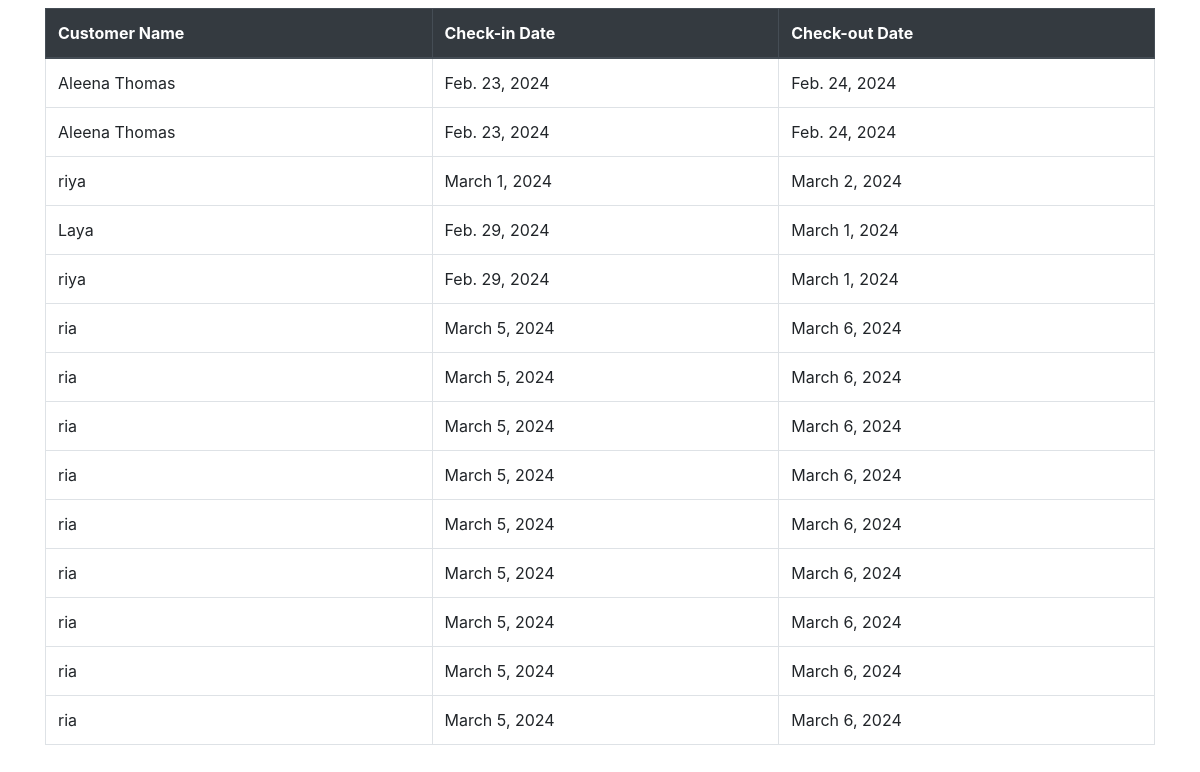
The page /seller_booking_display/ (signed in) on the database as committed earlier.
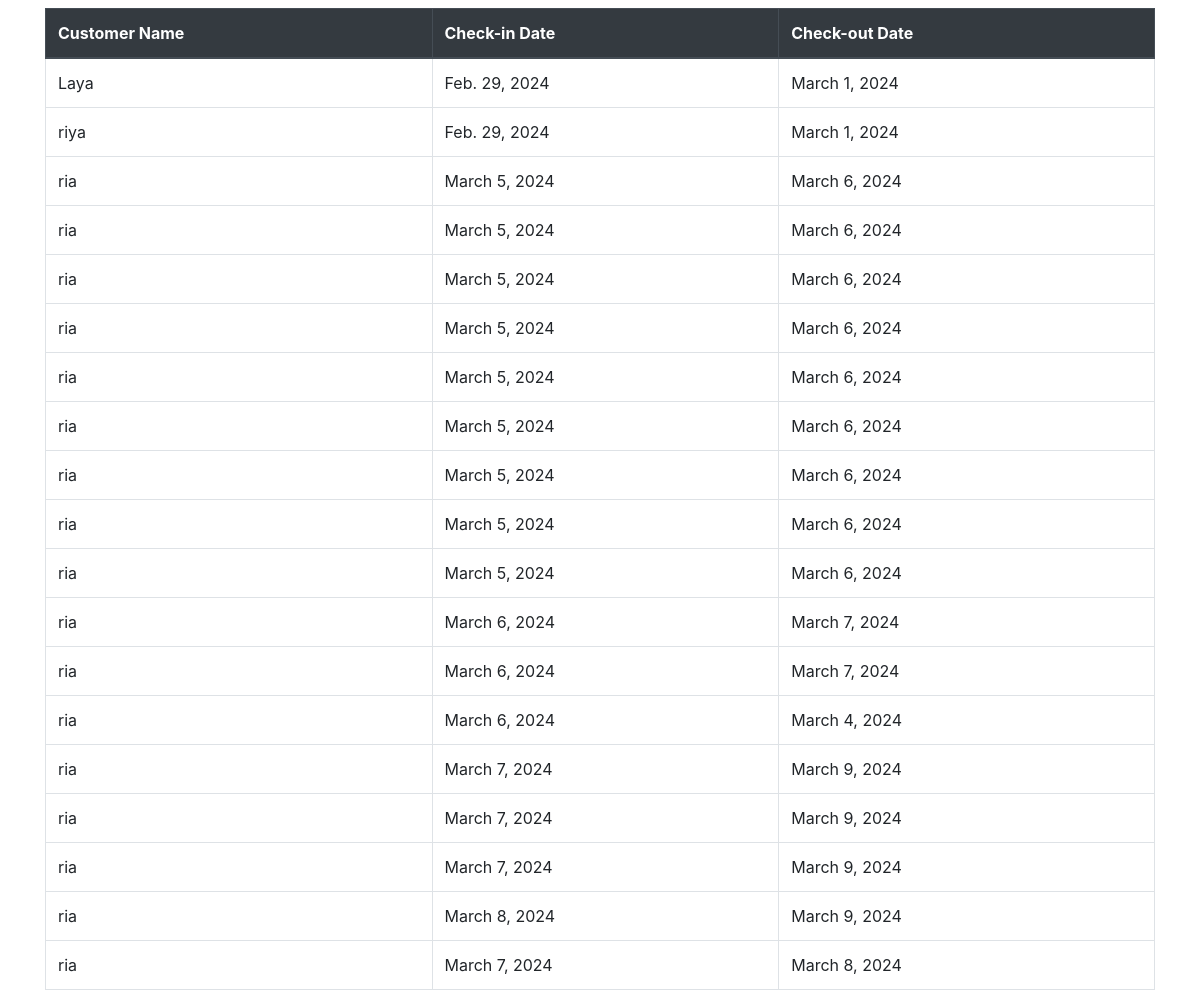
The same page on the database as committed later.
### storeapp/models.py (models this page shows)
class SaveBooking(models.Model):
    class BookingStatusChoices(models.TextChoices):
            PENDING = 'pending', 'Pending'
            SUCCESSFUL = 'successful', 'Successful'
            FAILED = 'failed', 'Failed'
    farm=models.ForeignKey(Farm_Booking, on_delete=models.CASCADE,default=2)
    user=models.ForeignKey(CustomUser, on_delete=models.CASCADE,default=6)
    total_price=models.DecimalField(max_digits=10, decimal_places=2,null=True)
    name=models.CharField(max_length=100)
    phone_no=models.CharField(max_length=15,null=True)
    rooms_booked=models.PositiveIntegerField(default=1,null=True)
    rooms_updated = models.BooleanField(default=False)
    check_in= models.DateField(default=timezone.now)
    check_out= models.DateField(default=timezone.now)
    adults=models.PositiveIntegerField(default=0,null=True)
    children=models.PositiveIntegerField(default=0,null=True)
    status = models.CharField(
    max_length=20, choices=BookingStatusChoices.choices, default=BookingStatusChoices.PENDING)
    def __str__(self):
        return self.name

### storeapp/views.py (the view)
# urls.py: path('seller_booking_display/',views.seller_booking_display,name='seller_booking_display'),
def seller_booking_display(request):
    seller = request.user
    farm = Farm.objects.get(seller=seller)
    bookings_data = SaveBooking.objects.filter(farm__farm_id=farm.id)
    context = {
        'seller': seller,
        'farm': farm,
        'bookings_data': bookings_data,
    }
    print(bookings_data)
    return render(request, 'seller_booking_display.html', context)

### template/seller_booking_display.html (shortened to what this page needs)
<!DOCTYPE html>
<html lang="en">
<head>
    <link href="https://maxcdn.bootstrapcdn.com/bootstrap/4.5.2/css/bootstrap.min.css" rel="stylesheet">
</head>
<body>
    <div class="container">
        <table class="table table-bordered mt-2">
            <thead class="thead-dark">
                <tr>
                    <th>Customer Name</th>
                    <th>Check-in Date</th>
                    <th>Check-out Date</th>
                </tr>
            </thead>
            <tbody>
                {% for booking in bookings_data %}
                    <tr>
                        <td>{{ booking.name }}</td>
                        <td>{{ booking.check_in }}</td>
                        <td>{{ booking.check_out }}</td>
                    </tr>
                {% empty %}
                    <tr><td colspan="3">No bookings available.</td></tr>
                {% endfor %}
            </tbody>
        </table>
    </div>
</body>
</html>

Rows that differ between the two databases and show on the page:
removed SaveBooking: name "Aleena Thomas", check_in "Feb. 23, 2024", check_out "Feb. 24, 2024"
removed SaveBooking: name "Aleena Thomas", check_in "Feb. 23, 2024", check_out "Feb. 24, 2024"
removed SaveBooking: name "riya", check_in "March 1, 2024", check_out "March 2, 2024"
added SaveBooking: name "ria", check_in "March 6, 2024", check_out "March 7, 2024"
added SaveBooking: name "ria", check_in "March 6, 2024", check_out "March 7, 2024"
added SaveBooking: name "ria", check_in "March 6, 2024", check_out "March 4, 2024"
added SaveBooking: name "ria", check_in "March 7, 2024", check_out "March 9, 2024"
added SaveBooking: name "ria", check_in "March 7, 2024", check_out "March 9, 2024"
added SaveBooking: name "ria", check_in "March 7, 2024", check_out "March 9, 2024"
added SaveBooking: name "ria", check_in "March 8, 2024", check_out "March 9, 2024"
added SaveBooking: name "ria", check_in "March 7, 2024", check_out "March 8, 2024"
